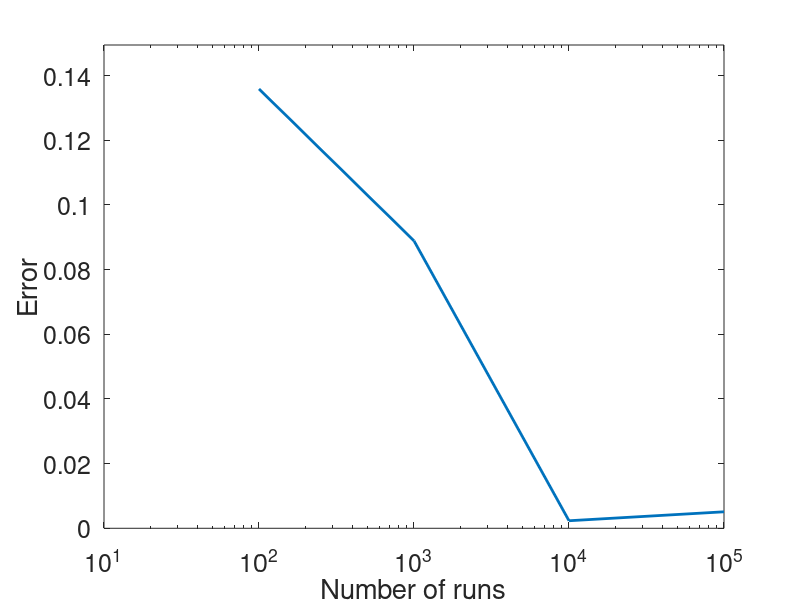

Here is the MATLAB script that generated this plot:
% Probability_Problem2
% -----------

% set the number of runs for the simulation
nruns = 10000;
% the probability that a fired is 0.1
pA = 0.1;
% the probability that b fired is 0.4
pB = 0.4;
% the probability of c firing given that a fired is 0.5
pCgivenA = 0.5;
% the probability of c firing given that b fired is 0.2
pCgivenB = 0.2;
% the probability of c firing given that a and b fired is 1
pCgivenAB = 1;
%create empty matricies to hold the zeros and ones corresponding to whether
%neurons A, B and C spike or not on each run
A = zeros(nruns,1);
B = zeros(nruns,1);
C = zeros(nruns,1);

% use a for loop to iterate through the runs for neurons a and b
% --------------------------------------------------------------
for run = 1:nruns
    % generate a random number bewteen 0 and 1
    randnum = rand(1,1);
    % set a to have fired if that number is < pa;
    if (randnum < pA)
        A(run) = 1;
    else
        A(run) = 0;
        % note that this is redundant, as a(run) is 0 to begin with;
    end
    % repeat that for neuron b
    randnum = rand(1,1);
    if (randnum < pB)
        B(run) = 1;
    else
        B(run) = 0;
    end
    % now that we have the firing of a and b, we can generate the simulations
    % for c. We'll do this with more compact code
    % c | a
    if (A(run) == 1)
        % compare the random number to pcgivena and assign the result
        C(run) = rand(1,1) < pCgivenA;
    end
    % if a did not cause c to fire, b still could
    if ((C(run) == 0) & (B(run) == 1))
        % compare the random number to pcgivenb and assign the result
        C(run) = rand(1,1) < pCgivenB;
    end
    % if neither a nor b caused c to fire on their own, but both were active, c
    % could fire
    if ((C(run) == 0) & (A(run) == 1) & (B(run) == 1))
        C(run) = rand(1,1) < pCgivenAB;
    end
end

% now we can answer the questions
% -----------------------------
% we'll go through all of the runs and count up the number where C fired and
% the number of those where A also fired, and similarly for B and the other
% combinations

% Initialize the variables and go through each simulation (1 to nrun)
% that was run above, and count how many times the conditions for each
% variable are met
% ---------------------------------------------------------
Cfired = 0; % c
ACfired = 0;% a & c
BCfired = 0; % b & c
ABCfired = 0; %a, b and c
AnBCfired = 0; % a, not b, and c
nABCfired = 0; % not a, b, and c
for run = 1:nruns
    % check to see if c fired on this run.
    % Note that if (a) is equivalent to if (a ~= 0)Prob
    if (C(run))
        Cfired = Cfired + 1;
        if (A(run))
            ACfired = ACfired + 1;
        end
        if (B(run))
            BCfired = BCfired + 1;
        end
        if (A(run) & B(run))
            ABCfired = ABCfired + 1;
        end
        if (A(run) & ~B(run))
            AnBCfired = AnBCfired + 1;
        end
        if (~A(run) & B(run))
            nABCfired = nABCfired + 1;
        end
    end
end
% p(A|C) is the proportion of times that a fired when c fired:
pAgivenC = ACfired / Cfired
0.4997
% p(B|C) is the proportion of times that a fired when c fired:
pBgivenC = BCfired / Cfired
0.7784
% p(AB|C) is the proportion of times that a and b fired when c fired:
pABgivenC = ABCfired / Cfired
0.278
% p(A & ~B|C) is the proportion of times that a but not b fired when c fired:
pAnBgivenC = AnBCfired / Cfired
0.2216
% p(~A & B|C) is the proportion of times that b but not a fired when c fired:
pnABgivenC = nABCfired / Cfired
0.5003
%



% ------------------------------------------------------------------------------


% That all works, but it's hideously inefficient. Here is a much more efficient
% version
nruns = 10000;
a = zeros(nruns,1);
b = zeros(nruns,1);
% a and not b and c
anbc = zeros(nruns,1);
% not a and b and c
nabc = zeros(nruns,1);
% a and b and c
abc = zeros(nruns,1);
f = rand(nruns,4);
% use the first two columns to figure out when a and b fired.
a = f(:,1) < pA;
b = f(:,2) < pB;
% to get anbc, we use column 3 to figure out when C fired as a result of A
% alone
anbc = a & ~b & (f(:,3) < pCgivenA);
% to get nanc, we use column 4 to figure out when C fired as a result of B
% alone
nabc = ~a & b & (f(:,4) < pCgivenB);
% to get a & b & c we only need to get a & b, as P(C | A & B) = 1
abc = a & b;
% the set of runs where C fired is the union of the anbc, nabd and abc arrays
c = anbc | nabc | abc;
% p(a|c)
pac = (sum(anbc) + sum(abc)) / sum(c)
% p(b|c)
pbc = (sum(nabc) + sum(abc)) / sum(c)
%p(ab|c)
pabc = sum(abc) / sum(c)
%p(a~b|c)
panbc = sum(anbc) / sum(c)
%p(~ab|c)
pnabc = sum(nabc) / sum(c)





% ------------------------------------------------------------------------------


% C. Error calculation. The most efficient way to do this is to do one run of
% 100000 iterations and take parts of it for each comparison.
% here is the answer from part A
actualpac = 0.493;
nruns = 100000;
a = zeros(nruns,1);
b = zeros(nruns,1);
% a and not b and c
anbc = zeros(nruns,1);
% not a and b and c
nabc = zeros(nruns,1);
% a and b and c
abc = zeros(nruns,1);
f = rand(nruns,4);
% use the first two columns to figure out when a and b fired.
a = f(:,1) < pA;
b = f(:,2) < pB;
anbc = a & ~b & (f(:,3) < pCgivenA);
nabc = ~a & b & (f(:,4) < pCgivenB);
abc = a & b;
c = anbc | nabc | abc;
nruns = [1 10 100 1000 10000 100000];
err = zeros(size(nruns));
for r = 1:length(nruns)
    err(r) = abs(actualpac - (sum(anbc(1:nruns(r))) + sum(abc(1:nruns(r)))) /...
        sum(c(1:nruns(r))));
end
% in our case, neuron C didn't fire on the first run, so err(1) is NaN.
% plot the errors that make sense
figure;
semilogx(nruns(2:end), err(2:end), 'LineWidth', 2)
h = xlabel('Number of runs')
set(h, 'FontSize', 20);
h = ylabel('Error');
set(h, 'FontSize', 20);
set(gca, 'YLim', [0 max(err(2:end))*1.1]);
set(gca, 'FontSize', 18);


% ------------------------------------------------------------------------------

 
% for x=1:1000; R(x)=rand(1,1); end
% figure; hold on; plot(R)
% figure; hold on; plot(sort(R))
% figure; hold on; plot(cumsum(sort(R)))




